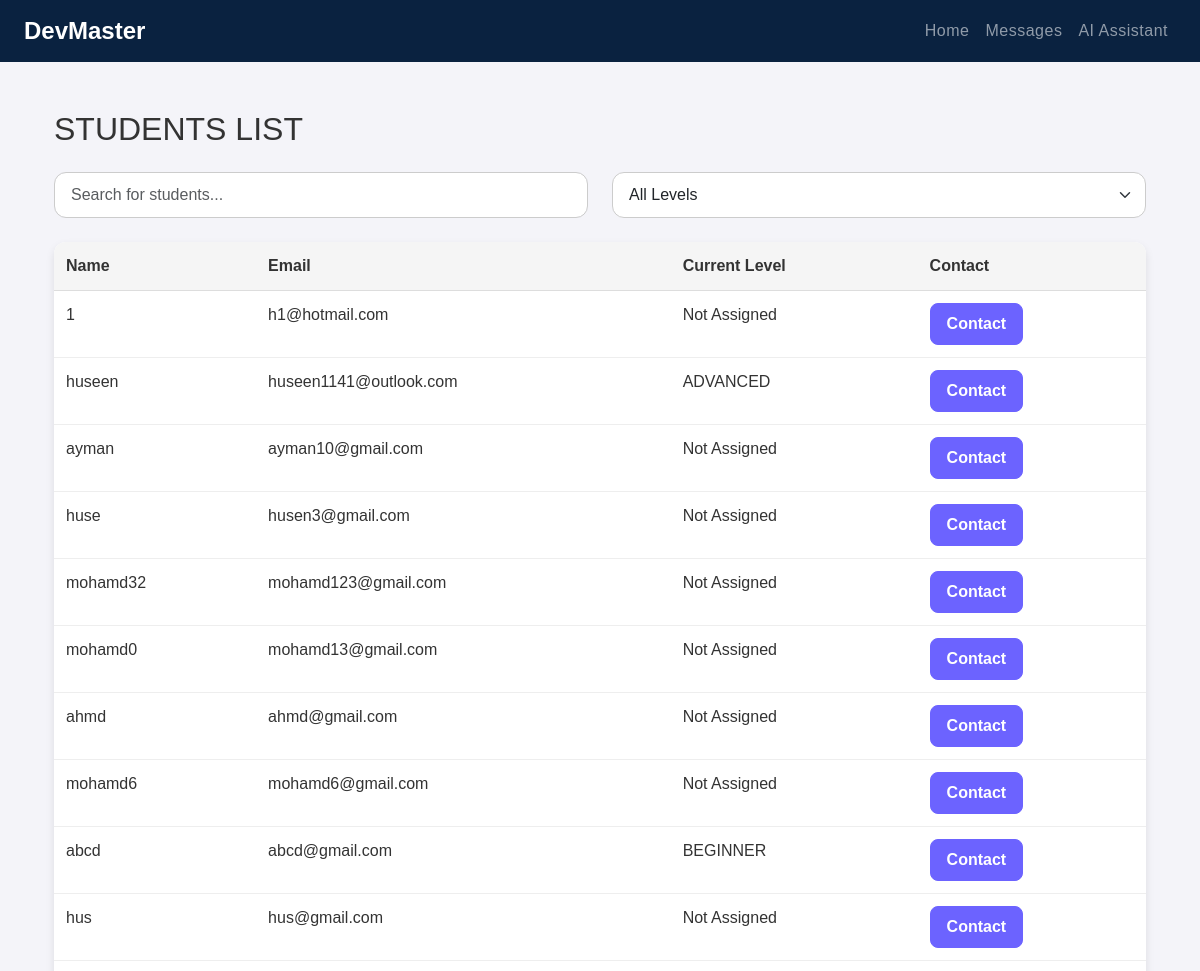
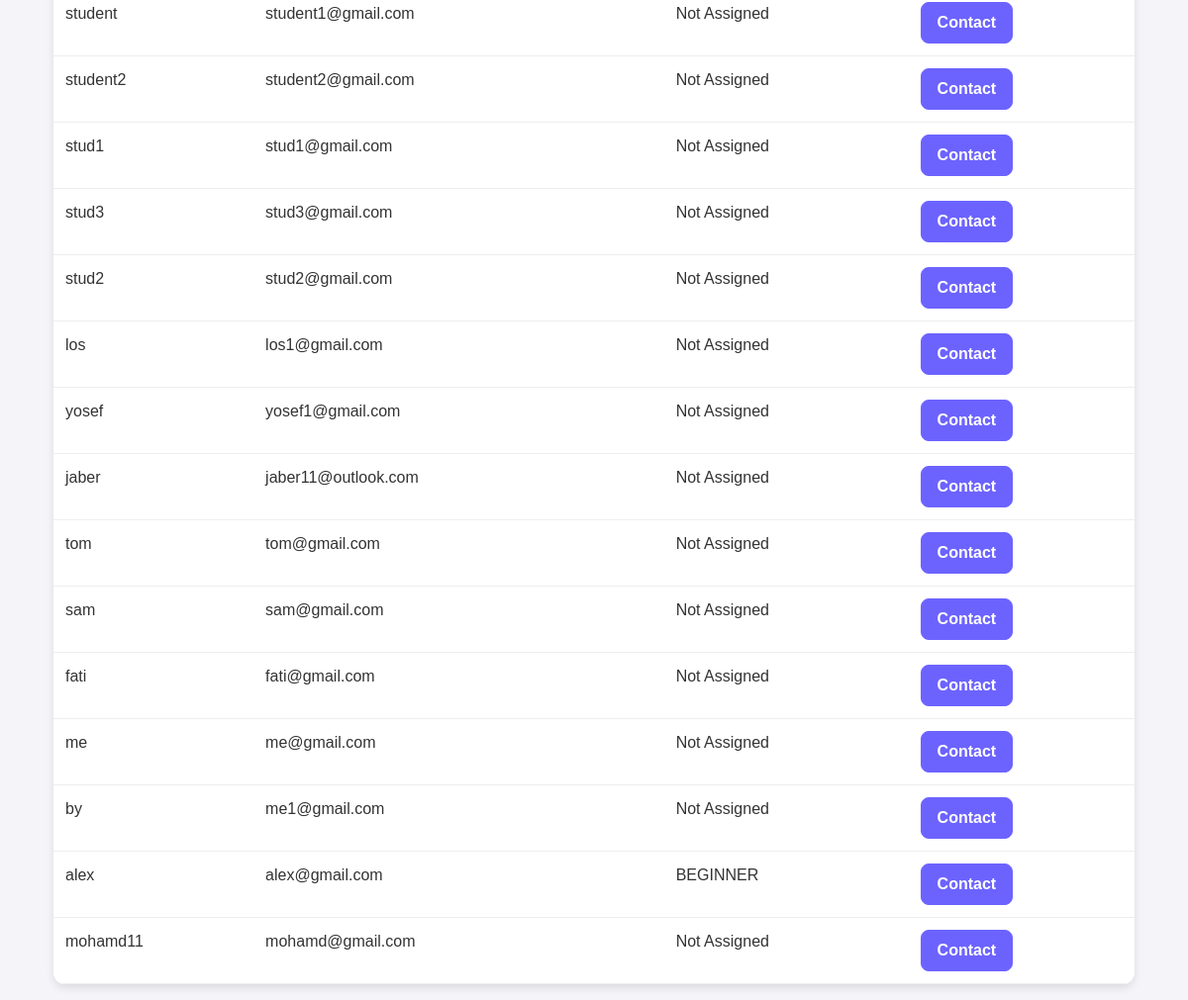
The app's page /students/, older data (2 pictures, top to bottom).
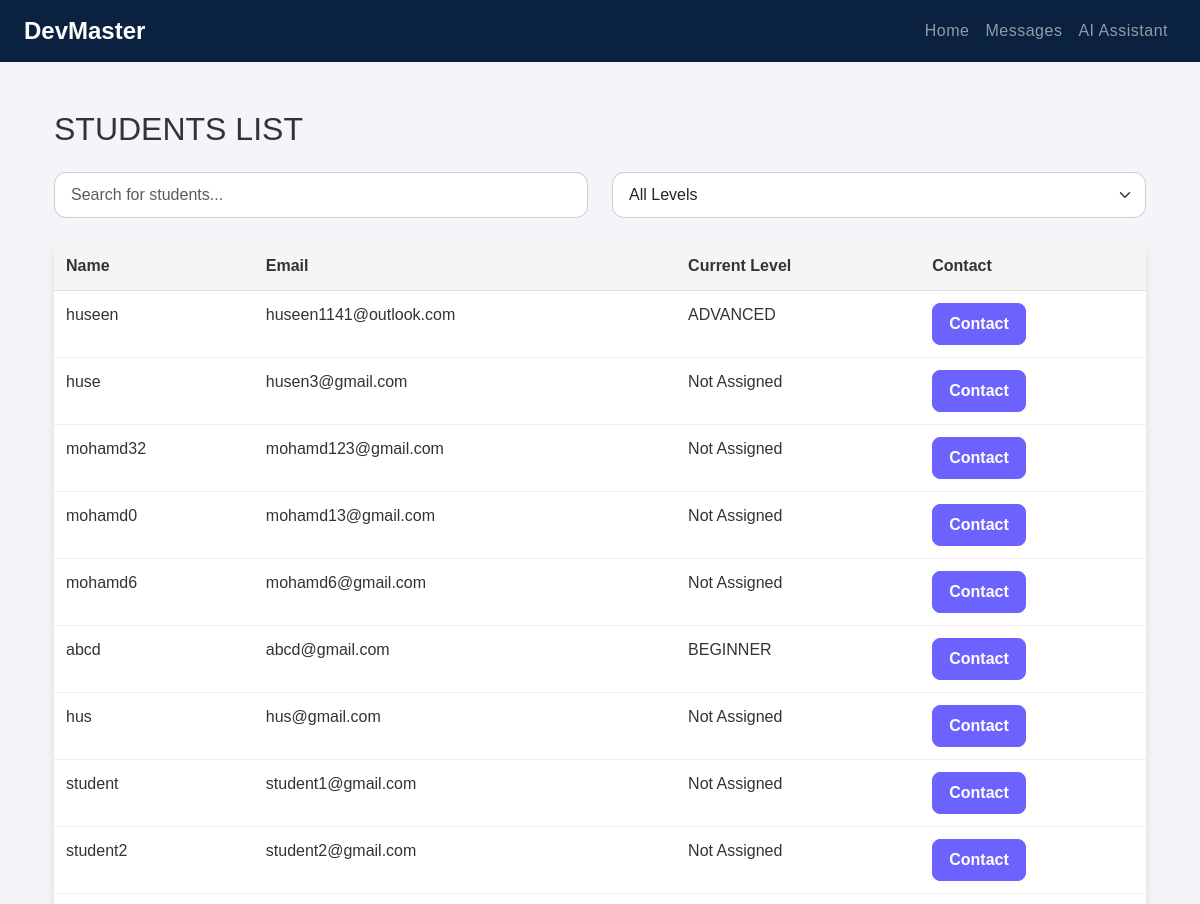
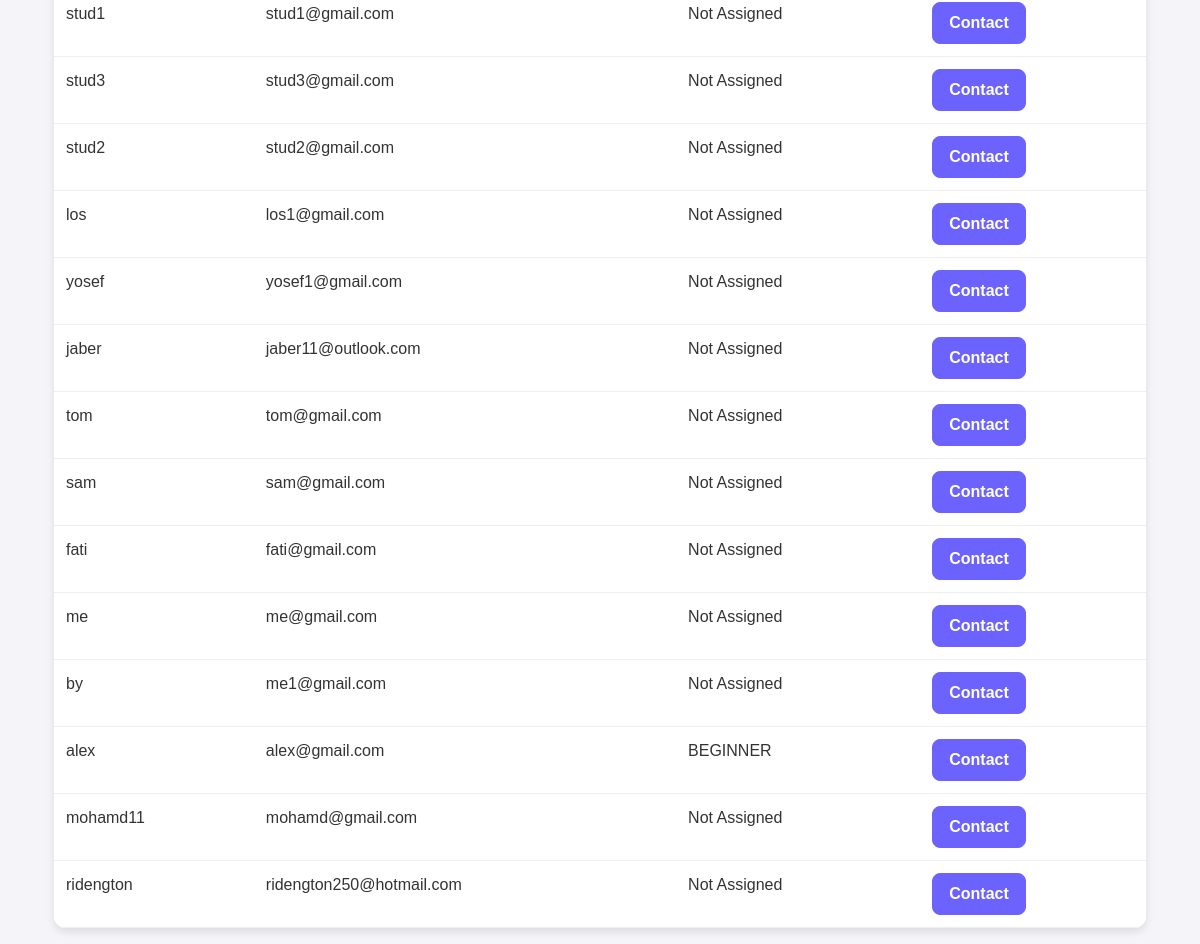
The same page, newer data (2 pictures, top to bottom).
### users/models.py (models this page shows, shortened)
class Student(models.Model):
    user = models.OneToOneField(User, on_delete=models.CASCADE)
    bio = models.TextField(blank=True, null=True)
    learning_level = models.ForeignKey(LearningLevel, on_delete=models.SET_NULL, null=True)

class LearningLevel(models.Model):
    class LevelType(models.TextChoices):
        BEGINNER = 'beginner', 'Beginner'
        INTERMEDIATE = 'intermediate', 'Intermediate'
        ADVANCED = 'advanced', 'Advanced'
    name = models.CharField(max_length=20, choices=LevelType.choices, default=LevelType.BEGINNER) # Beginner / Intermediate / Advanced
    description = models.TextField()

### users/views.py (the view)
# urls.py: path('students/', views.view_students, name='view_students'),
def view_students(request):
    students = Student.objects.all()
    return render(request, 'users/view_students.html', {'students': students})

### users/templates/users/view_students.html (shortened to what this page needs)
{% extends 'base1.html' %}
{% block content %}
<div class="container mt-5">
    <h2 class="mb-4">STUDENTS LIST</h2>
    <div class="row mb-3">
        <div class="col-md-6 mb-2">
            <input type="text" id="searchInput" class="form-control" placeholder="Search for students...">
        </div>
        <div class="col-md-6 mb-2">
            <select id="levelFilter" class="form-select">
                <option value="All">All Levels</option>
            </select>
        </div>
    </div>
    <table class="table" id="studentsTable">
        <thead>
            <tr>
                <th>Name</th>
                <th>Email</th>
                <th>Current Level</th>
                <th>Contact</th>
            </tr>
        </thead>
        <tbody>
            {% for student in students %}
                {% if not student.user.is_teacher %}
                <tr>
                    <td>{{ student.user.username }}</td>
                    <td>{{ student.user.email }}</td>
                    <td class="level-cell">
                        {% if student.learning_level %}
                            {{ student.learning_level.name|upper }}
                        {% else %}
                            Not Assigned
                        {% endif %}
                    </td>
                    <td>
                        <a href="mailto:{{ student.user.email }}" class="btn btn-success">Contact</a>
                    </td>
                </tr>
                {% endif %}
            {% endfor %}
        </tbody>
    </table>
</div>
{% endblock %}

Row changes from the older to the newer data that the page shows:
removed Student: user.username "1", user.email "h1@hotmail.com", shows "Not Assigned"
removed Student: user.username "ayman", user.email "ayman10@gmail.com", shows "Not Assigned"
removed Student: user.username "ahmd", user.email "ahmd@gmail.com", shows "Not Assigned"
added Student: user.username "ridengton", user.email "ridengton250@hotmail.com", shows "Not Assigned"
